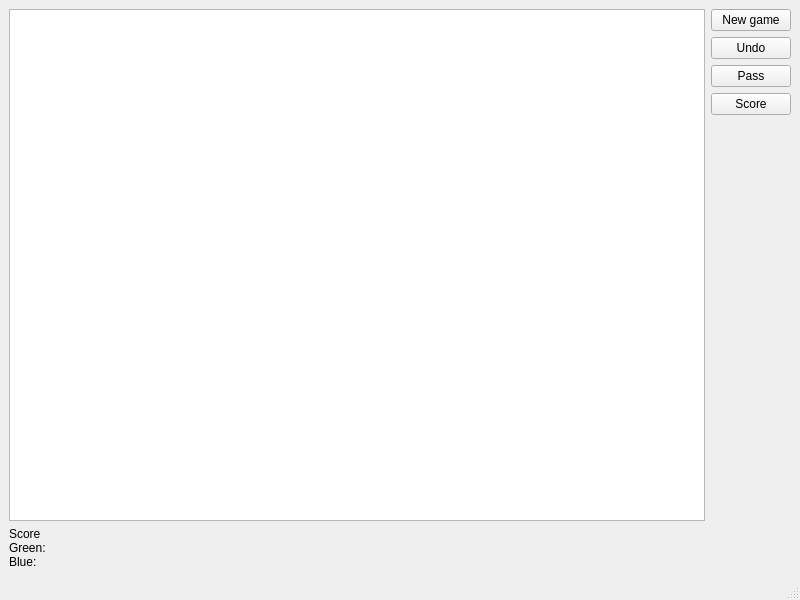
<?xml version="1.0" encoding="UTF-8"?>
<ui version="4.0">
 <class>MainWindow</class>
 <widget class="QMainWindow" name="MainWindow">
  <property name="geometry">
   <rect>
    <x>0</x>
    <y>0</y>
    <width>800</width>
    <height>600</height>
   </rect>
  </property>
  <property name="windowTitle">
   <string>Trigo</string>
  </property>
  <widget class="QWidget" name="centralwidget">
   <layout class="QVBoxLayout" name="verticalLayout_3">
    <item>
     <layout class="QHBoxLayout" name="horizontalLayout">
      <item>
       <widget class="QGraphicsView" name="graphicsView">
        <property name="alignment">
         <set>Qt::AlignLeading|Qt::AlignLeft|Qt::AlignTop</set>
        </property>
       </widget>
      </item>
      <item>
       <layout class="QVBoxLayout" name="verticalLayout">
        <item>
         <widget class="QPushButton" name="newGameButton">
          <property name="text">
           <string>New game</string>
          </property>
         </widget>
        </item>
        <item>
         <widget class="QPushButton" name="undoButton">
          <property name="text">
           <string>Undo</string>
          </property>
         </widget>
        </item>
        <item>
         <widget class="QPushButton" name="passButton">
          <property name="text">
           <string>Pass</string>
          </property>
         </widget>
        </item>
        <item>
         <widget class="QPushButton" name="scoreButton">
          <property name="text">
           <string>Score</string>
          </property>
         </widget>
        </item>
        <item>
         <spacer name="verticalSpacer">
          <property name="orientation">
           <enum>Qt::Vertical</enum>
          </property>
          <property name="sizeHint" stdset="0">
           <size>
            <width>20</width>
            <height>40</height>
           </size>
          </property>
         </spacer>
        </item>
       </layout>
      </item>
     </layout>
    </item>
    <item>
     <widget class="QLabel" name="scoreLabel">
      <property name="text">
       <string>Score
Green: 
Blue:</string>
      </property>
     </widget>
    </item>
   </layout>
  </widget>
  <widget class="QMenuBar" name="menubar">
   <property name="geometry">
    <rect>
     <x>0</x>
     <y>0</y>
     <width>800</width>
     <height>25</height>
    </rect>
   </property>
  </widget>
  <widget class="QStatusBar" name="statusbar"/>
 </widget>
 <resources/>
 <connections/>
</ui>
